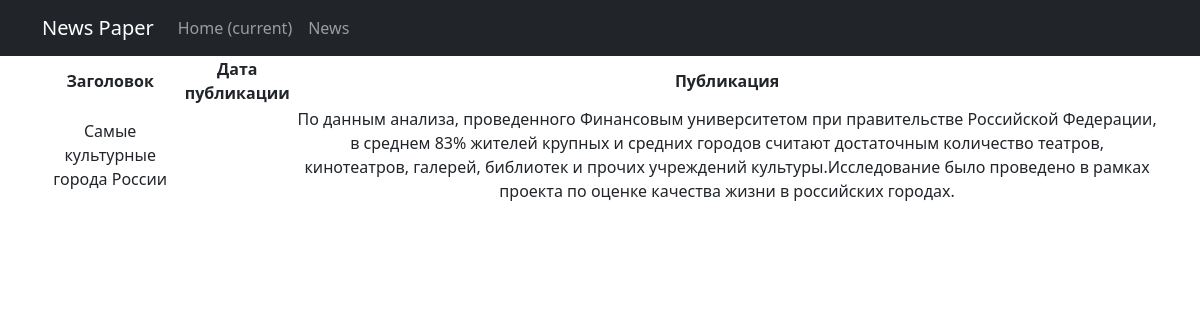
Screenshot of /news/3 with the database file from the repository.
### news/models.py (models this page shows, shortened)
class Post(models.Model):
    author = models.ForeignKey(Author, on_delete=models.CASCADE)
    article_news = models.CharField(max_length=2, choices=SELECTION, default=news)
    date_in = models.DateTimeField(auto_now_add=True)
    title = models.CharField(max_length=255)
    text = models.TextField()
    rating_news = models.IntegerField(default=0)
    category = models.ManyToManyField(Category, through='PostCategory')

### news/views.py (the view)
# urls.py: path('<int:pk>', PostDetail.as_view())
class PostDetail(DetailView):
    model = Post
    template_name = 'post.html'
    context_object_name = 'post'

### news/templatetags/custom_filters.py (called while the page is built)
@register.filter(name='censor')
def censor(word):
    if isinstance(word, str):
        for i in word.split():
            if i.capitalize() in cens:
                word = word.replace(i, i[0] + '*' * len(i))
    else:
        raise ValueError('custom_filters -> censor -> A string is expected, but a different data type has been entered')
    return word

### templates/post.html (shortened to what this page needs)
{% extends 'flatpages/default.html' %}
{% load custom_filters %}
{% block content %}
{% if post %}
        <table>
           <tr>
                <td><b>Заголовок</b></td>
                <td><b>Дата публикации</b></td>
                <td><b>Публикация</b></td>
            </tr>
            <tr>
                <td>{{ post.title|censor }}</td>
                <td>{{ post.time_in|date:'d M Y' }}</td>
                <td>{{ post.text|censor }}</td>
            </tr>
        </table>
    {% else %}
        <h2>Новостей нет!</h2>
    {% endif %}
{% endblock content %}

### rows the page displays
Post: title|censor "Самые культурные города России", text|censor "По данным анализа, проведенного Финансовым университетом при правительстве Российской Федерации, в среднем 83% жителей крупных и средних городов считают достаточным количество театров, кинотеатров, галерей, библиотек и прочих учреждений культуры.Исследование было проведено в рамках проекта по оценке качества жизни в российских городах."
